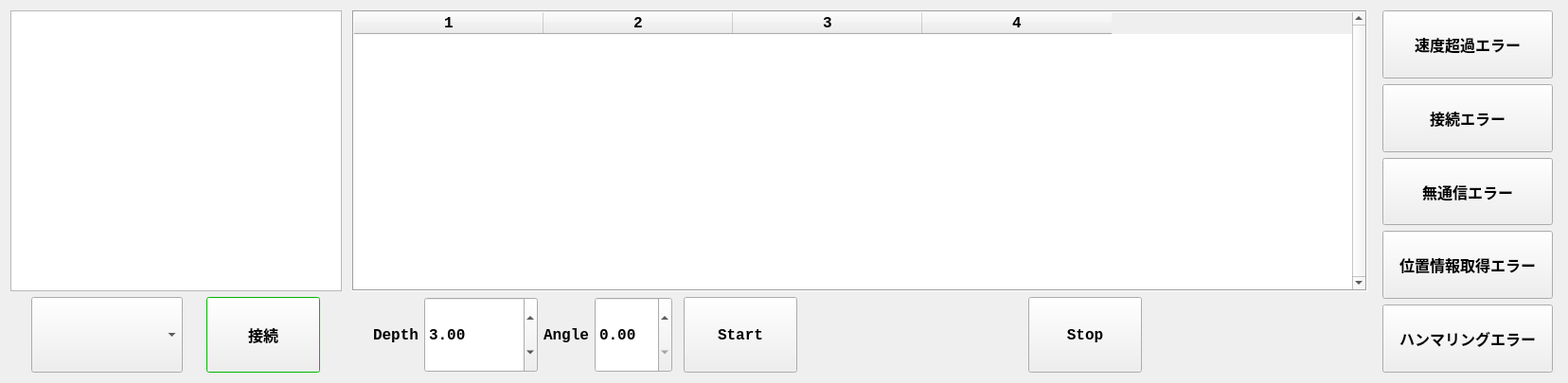
<?xml version="1.0" encoding="UTF-8"?>
<ui version="4.0">
 <class>BlueDocterReceiver</class>
 <widget class="QWidget" name="BlueDocterReceiver">
  <property name="geometry">
   <rect>
    <x>0</x>
    <y>0</y>
    <width>1656</width>
    <height>405</height>
   </rect>
  </property>
  <property name="sizePolicy">
   <sizepolicy hsizetype="Preferred" vsizetype="Preferred">
    <horstretch>0</horstretch>
    <verstretch>0</verstretch>
   </sizepolicy>
  </property>
  <property name="font">
   <font>
    <family>Consolas</family>
    <pointsize>12</pointsize>
    <weight>75</weight>
    <bold>true</bold>
   </font>
  </property>
  <property name="windowTitle">
   <string>Form</string>
  </property>
  <layout class="QHBoxLayout" name="horizontalLayout_5">
   <item>
    <layout class="QHBoxLayout" name="horizontalLayout">
     <item>
      <layout class="QVBoxLayout" name="verticalLayout">
       <item>
        <widget class="QTextBrowser" name="txtbrwsrMsg">
         <property name="sizePolicy">
          <sizepolicy hsizetype="Preferred" vsizetype="Expanding">
           <horstretch>0</horstretch>
           <verstretch>0</verstretch>
          </sizepolicy>
         </property>
         <property name="minimumSize">
          <size>
           <width>350</width>
           <height>0</height>
          </size>
         </property>
         <property name="maximumSize">
          <size>
           <width>400</width>
           <height>16777215</height>
          </size>
         </property>
         <property name="font">
          <font>
           <pointsize>9</pointsize>
          </font>
         </property>
        </widget>
       </item>
       <item>
        <layout class="QHBoxLayout" name="horizontalLayout_2">
         <property name="spacing">
          <number>3</number>
         </property>
         <item>
          <widget class="QComboBox" name="cmbbxCom">
           <property name="sizePolicy">
            <sizepolicy hsizetype="Expanding" vsizetype="Expanding">
             <horstretch>0</horstretch>
             <verstretch>0</verstretch>
            </sizepolicy>
           </property>
           <property name="minimumSize">
            <size>
             <width>160</width>
             <height>30</height>
            </size>
           </property>
           <property name="maximumSize">
            <size>
             <width>160</width>
             <height>80</height>
            </size>
           </property>
          </widget>
         </item>
         <item>
          <widget class="QPushButton" name="btnOpenClose">
           <property name="sizePolicy">
            <sizepolicy hsizetype="Expanding" vsizetype="Expanding">
             <horstretch>0</horstretch>
             <verstretch>0</verstretch>
            </sizepolicy>
           </property>
           <property name="minimumSize">
            <size>
             <width>0</width>
             <height>30</height>
            </size>
           </property>
           <property name="maximumSize">
            <size>
             <width>120</width>
             <height>80</height>
            </size>
           </property>
           <property name="palette">
            <palette>
             <active>
              <colorrole role="Base">
               <brush brushstyle="SolidPattern">
                <color alpha="255">
                 <red>255</red>
                 <green>255</green>
                 <blue>255</blue>
                </color>
               </brush>
              </colorrole>
              <colorrole role="Window">
               <brush brushstyle="SolidPattern">
                <color alpha="255">
                 <red>0</red>
                 <green>255</green>
                 <blue>0</blue>
                </color>
               </brush>
              </colorrole>
             </active>
             <inactive>
              <colorrole role="Base">
               <brush brushstyle="SolidPattern">
                <color alpha="255">
                 <red>255</red>
                 <green>255</green>
                 <blue>255</blue>
                </color>
               </brush>
              </colorrole>
              <colorrole role="Window">
               <brush brushstyle="SolidPattern">
                <color alpha="255">
                 <red>0</red>
                 <green>255</green>
                 <blue>0</blue>
                </color>
               </brush>
              </colorrole>
             </inactive>
             <disabled>
              <colorrole role="Base">
               <brush brushstyle="SolidPattern">
                <color alpha="255">
                 <red>0</red>
                 <green>255</green>
                 <blue>0</blue>
                </color>
               </brush>
              </colorrole>
              <colorrole role="Window">
               <brush brushstyle="SolidPattern">
                <color alpha="255">
                 <red>0</red>
                 <green>255</green>
                 <blue>0</blue>
                </color>
               </brush>
              </colorrole>
             </disabled>
            </palette>
           </property>
           <property name="text">
            <string>接続</string>
           </property>
          </widget>
         </item>
        </layout>
       </item>
      </layout>
     </item>
     <item>
      <layout class="QVBoxLayout" name="verticalLayout_2">
       <property name="leftMargin">
        <number>5</number>
       </property>
       <property name="topMargin">
        <number>0</number>
       </property>
       <property name="rightMargin">
        <number>5</number>
       </property>
       <item>
        <widget class="QTableWidget" name="tbl">
         <property name="sizePolicy">
          <sizepolicy hsizetype="Expanding" vsizetype="Expanding">
           <horstretch>0</horstretch>
           <verstretch>0</verstretch>
          </sizepolicy>
         </property>
         <property name="minimumSize">
          <size>
           <width>0</width>
           <height>157</height>
          </size>
         </property>
         <property name="maximumSize">
          <size>
           <width>16777215</width>
           <height>16777215</height>
          </size>
         </property>
         <property name="font">
          <font>
           <family>Consolas</family>
           <pointsize>12</pointsize>
           <weight>75</weight>
           <bold>true</bold>
          </font>
         </property>
         <property name="frameShape">
          <enum>QFrame::Box</enum>
         </property>
         <property name="verticalScrollBarPolicy">
          <enum>Qt::ScrollBarAlwaysOn</enum>
         </property>
         <property name="sizeAdjustPolicy">
          <enum>QAbstractScrollArea::AdjustToContents</enum>
         </property>
         <property name="alternatingRowColors">
          <bool>false</bool>
         </property>
         <property name="columnCount">
          <number>4</number>
         </property>
         <attribute name="horizontalHeaderDefaultSectionSize">
          <number>200</number>
         </attribute>
         <attribute name="horizontalHeaderMinimumSectionSize">
          <number>80</number>
         </attribute>
         <attribute name="verticalHeaderVisible">
          <bool>false</bool>
         </attribute>
         <column/>
         <column/>
         <column/>
         <column/>
        </widget>
       </item>
       <item>
        <layout class="QHBoxLayout" name="horizontalLayout_4">
         <item>
          <widget class="QLabel" name="label">
           <property name="sizePolicy">
            <sizepolicy hsizetype="Expanding" vsizetype="Expanding">
             <horstretch>0</horstretch>
             <verstretch>0</verstretch>
            </sizepolicy>
           </property>
           <property name="minimumSize">
            <size>
             <width>70</width>
             <height>30</height>
            </size>
           </property>
           <property name="maximumSize">
            <size>
             <width>70</width>
             <height>80</height>
            </size>
           </property>
           <property name="text">
            <string>Depth</string>
           </property>
           <property name="alignment">
            <set>Qt::AlignRight|Qt::AlignTrailing|Qt::AlignVCenter</set>
           </property>
          </widget>
         </item>
         <item>
          <widget class="QDoubleSpinBox" name="depth">
           <property name="sizePolicy">
            <sizepolicy hsizetype="Expanding" vsizetype="Expanding">
             <horstretch>0</horstretch>
             <verstretch>0</verstretch>
            </sizepolicy>
           </property>
           <property name="minimumSize">
            <size>
             <width>0</width>
             <height>30</height>
            </size>
           </property>
           <property name="maximumSize">
            <size>
             <width>120</width>
             <height>80</height>
            </size>
           </property>
           <property name="value">
            <double>3.000000000000000</double>
           </property>
          </widget>
         </item>
         <item>
          <widget class="QLabel" name="label_2">
           <property name="text">
            <string>Angle</string>
           </property>
          </widget>
         </item>
         <item>
          <widget class="QDoubleSpinBox" name="angle">
           <property name="maximumSize">
            <size>
             <width>120</width>
             <height>80</height>
            </size>
           </property>
          </widget>
         </item>
         <item>
          <widget class="QFrame" name="frame">
           <property name="frameShape">
            <enum>QFrame::StyledPanel</enum>
           </property>
           <property name="frameShadow">
            <enum>QFrame::Raised</enum>
           </property>
          </widget>
         </item>
         <item>
          <widget class="QPushButton" name="btnStart">
           <property name="sizePolicy">
            <sizepolicy hsizetype="Expanding" vsizetype="Expanding">
             <horstretch>0</horstretch>
             <verstretch>0</verstretch>
            </sizepolicy>
           </property>
           <property name="minimumSize">
            <size>
             <width>120</width>
             <height>30</height>
            </size>
           </property>
           <property name="maximumSize">
            <size>
             <width>120</width>
             <height>80</height>
            </size>
           </property>
           <property name="text">
            <string>Start</string>
           </property>
          </widget>
         </item>
         <item>
          <spacer name="horizontalSpacer_4">
           <property name="orientation">
            <enum>Qt::Horizontal</enum>
           </property>
           <property name="sizeHint" stdset="0">
            <size>
             <width>40</width>
             <height>20</height>
            </size>
           </property>
          </spacer>
         </item>
         <item>
          <widget class="QPushButton" name="btnStop">
           <property name="sizePolicy">
            <sizepolicy hsizetype="Expanding" vsizetype="Expanding">
             <horstretch>0</horstretch>
             <verstretch>0</verstretch>
            </sizepolicy>
           </property>
           <property name="minimumSize">
            <size>
             <width>120</width>
             <height>30</height>
            </size>
           </property>
           <property name="maximumSize">
            <size>
             <width>120</width>
             <height>80</height>
            </size>
           </property>
           <property name="text">
            <string>Stop</string>
           </property>
          </widget>
         </item>
         <item>
          <spacer name="horizontalSpacer_2">
           <property name="orientation">
            <enum>Qt::Horizontal</enum>
           </property>
           <property name="sizeHint" stdset="0">
            <size>
             <width>40</width>
             <height>20</height>
            </size>
           </property>
          </spacer>
         </item>
        </layout>
       </item>
      </layout>
     </item>
     <item>
      <layout class="QVBoxLayout" name="verticalLayout_3" stretch="0,0,0,0,0">
       <property name="sizeConstraint">
        <enum>QLayout::SetDefaultConstraint</enum>
       </property>
       <property name="leftMargin">
        <number>5</number>
       </property>
       <property name="rightMargin">
        <number>5</number>
       </property>
       <item>
        <widget class="QPushButton" name="SpeedErrorBtn">
         <property name="sizePolicy">
          <sizepolicy hsizetype="Expanding" vsizetype="Expanding">
           <horstretch>0</horstretch>
           <verstretch>0</verstretch>
          </sizepolicy>
         </property>
         <property name="minimumSize">
          <size>
           <width>180</width>
           <height>30</height>
          </size>
         </property>
         <property name="maximumSize">
          <size>
           <width>180</width>
           <height>16777215</height>
          </size>
         </property>
         <property name="text">
          <string>速度超過エラー</string>
         </property>
        </widget>
       </item>
       <item>
        <widget class="QPushButton" name="ConnectErrorBtn">
         <property name="sizePolicy">
          <sizepolicy hsizetype="Expanding" vsizetype="Expanding">
           <horstretch>0</horstretch>
           <verstretch>0</verstretch>
          </sizepolicy>
         </property>
         <property name="minimumSize">
          <size>
           <width>180</width>
           <height>30</height>
          </size>
         </property>
         <property name="maximumSize">
          <size>
           <width>180</width>
           <height>16777215</height>
          </size>
         </property>
         <property name="font">
          <font>
           <pointsize>12</pointsize>
          </font>
         </property>
         <property name="text">
          <string>接続エラー</string>
         </property>
        </widget>
       </item>
       <item>
        <widget class="QPushButton" name="SigErrorBtn">
         <property name="sizePolicy">
          <sizepolicy hsizetype="Expanding" vsizetype="Expanding">
           <horstretch>0</horstretch>
           <verstretch>0</verstretch>
          </sizepolicy>
         </property>
         <property name="minimumSize">
          <size>
           <width>180</width>
           <height>30</height>
          </size>
         </property>
         <property name="maximumSize">
          <size>
           <width>180</width>
           <height>16777215</height>
          </size>
         </property>
         <property name="text">
          <string>無通信エラー</string>
         </property>
        </widget>
       </item>
       <item>
        <widget class="QPushButton" name="LostErrorBtn">
         <property name="sizePolicy">
          <sizepolicy hsizetype="Expanding" vsizetype="Expanding">
           <horstretch>0</horstretch>
           <verstretch>0</verstretch>
          </sizepolicy>
         </property>
         <property name="minimumSize">
          <size>
           <width>180</width>
           <height>30</height>
          </size>
         </property>
         <property name="maximumSize">
          <size>
           <width>180</width>
           <height>16777215</height>
          </size>
         </property>
         <property name="text">
          <string>位置情報取得エラー</string>
         </property>
        </widget>
       </item>
       <item>
        <widget class="QPushButton" name="HammeringErrorBtn">
         <property name="sizePolicy">
          <sizepolicy hsizetype="Expanding" vsizetype="Expanding">
           <horstretch>0</horstretch>
           <verstretch>0</verstretch>
          </sizepolicy>
         </property>
         <property name="minimumSize">
          <size>
           <width>180</width>
           <height>30</height>
          </size>
         </property>
         <property name="maximumSize">
          <size>
           <width>180</width>
           <height>16777215</height>
          </size>
         </property>
         <property name="text">
          <string>ハンマリングエラー</string>
         </property>
        </widget>
       </item>
      </layout>
     </item>
    </layout>
   </item>
  </layout>
 </widget>
 <resources/>
 <connections/>
</ui>
